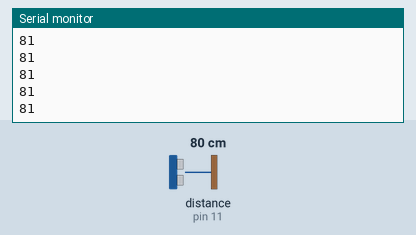
A sketch run on a simulated Arduino Uno, built with avr-gcc and run on an emulated ATmega328P. Shown: the last lines printed to the serial monitor. The test bench sets the inputs (shaded band); at power-on: distance to the obstacle (sensor on pin 11) 80 cm. The echo pulse lasts 58.3 µs per cm.

Above: at 1.2 s.
1.3 s: distance to the obstacle (sensor on pin 11) set to 2 cm
At 1.35 s:
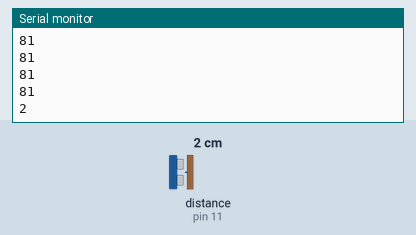
2.8 s: distance to the obstacle (sensor on pin 11) set to 4 cm
At 2.82 s:
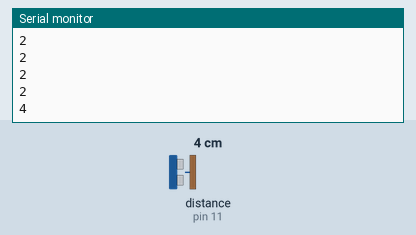
Timing chart, 0 to 5.8 s (numbered marks = the images above; inputs shaded):
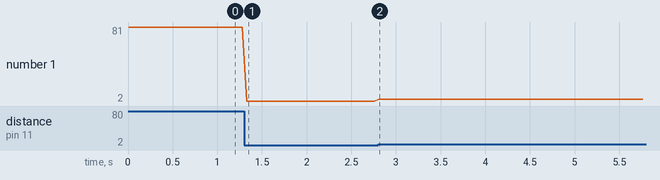

Measured:
- after the input at 1.3 s, the serial monitor: prints a new line at once (image 1)
- after the input at 2.8 s, the serial monitor: prints a new line at once (image 2)
- plotted number 1: 81 → 2 after the input at 1.3 s, 2 → 4 after the input at 2.8 s

The sketch:

HC_SR04_new_ping_no_subsequent_zero.ino
```cpp
#include <NewPing.h>

//Subsequent zero values below threshold are treated as noise.
#define ZERO_THRESHOLD 5

#define TRIGGER_PIN  12
#define ECHO_PIN     11
#define MAX_DISTANCE 200

NewPing sonar(TRIGGER_PIN, ECHO_PIN, MAX_DISTANCE);

int zeroCounter = 0;

void setup() {
  Serial.begin(9600);
}

int value = 0;

void loop() {

  int distance = sonar.ping_cm();

  if(distance == 0){
    zeroCounter++;
  }
  else{
    value = distance;
    zeroCounter = 0;
  }

  if(zeroCounter >  ZERO_THRESHOLD){
    value = 0;
  }

  Serial.println(value);
  delay(50);

}
```
